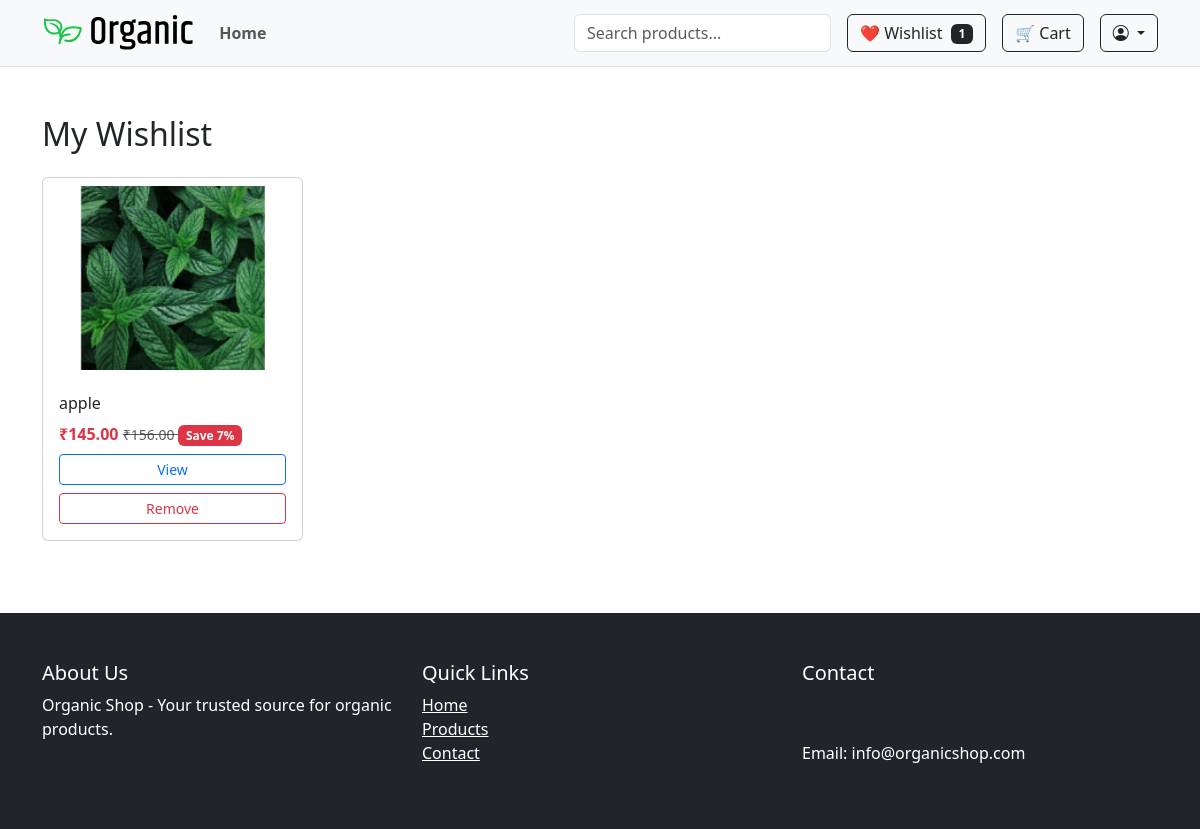
Page /accounts/wishlist/ (signed in) on the earlier database version.
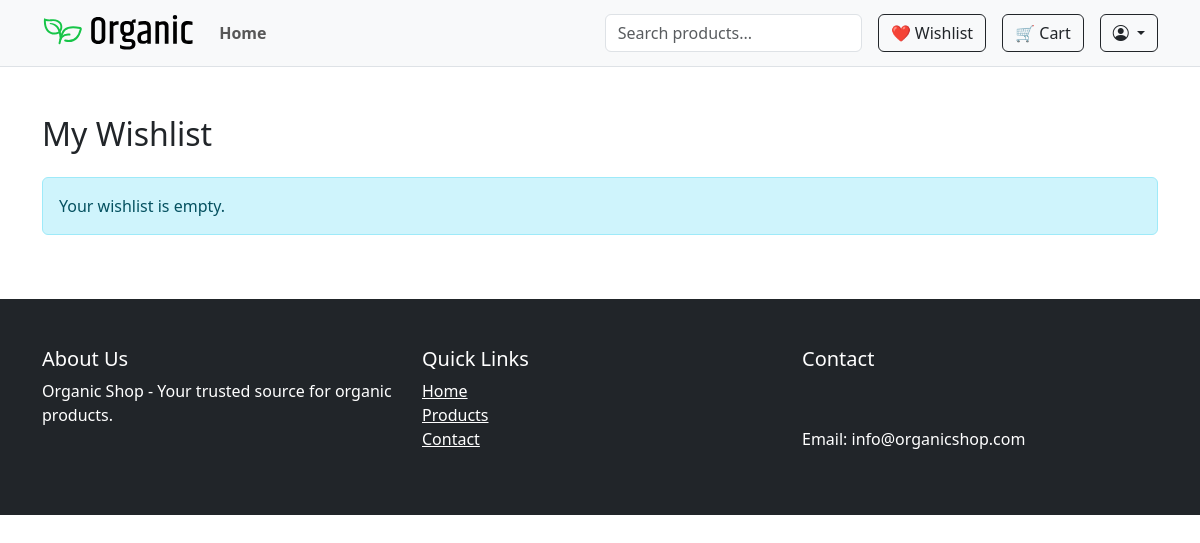
Same page on the later database version.
### accounts/models.py (models this page shows, shortened)
class Wishlist(models.Model):
    user = models.ForeignKey(User, on_delete=models.CASCADE)
    product = models.ForeignKey(Product, on_delete=models.CASCADE)
    variant = models.ForeignKey(ProductVariant, null=True, blank=True, on_delete=models.CASCADE)
    added_at = models.DateTimeField(auto_now_add=True)
    class Meta:
        unique_together = ('user', 'product', 'variant')  # Prevent duplicates
    @property
    def display_price(self):
        if self.variant:
            return self.variant.discount_price or self.variant.price
        return self.product.discount_price or self.product.price
    @property
    def original_price(self):
        if self.variant:
            return self.variant.price
        return self.product.price
    @property
    def has_discount(self):
        if self.variant:
            return bool(self.variant.discount_price)
        return bool(self.product.discount_price)
    @property
    def discount_percentage(self):
        if self.variant and self.variant.discount_price:
            return int(100 - (self.variant.discount_price / self.variant.price * 100))
        elif self.product and self.product.discount_price:
            return int(100 - (self.product.discount_price / self.product.price * 100))
        return 0

### shop/models.py (models this page shows, shortened)
class Product(models.Model):
    category = models.ForeignKey(Category, on_delete=models.CASCADE, related_name='products')
    name = models.CharField(max_length=255)
    slug = models.SlugField(unique=True)
    description = models.TextField()
    price = models.DecimalField(max_digits=10, decimal_places=2)
    discount_price = models.DecimalField(max_digits=10, decimal_places=2, null=True, blank=True)
    image = models.ImageField(upload_to='products/')
    is_featured = models.BooleanField(default=False)
    sold_count = models.PositiveIntegerField(default=0)
    created_at = models.DateTimeField(auto_now_add=True)
    views = models.PositiveIntegerField(default=0)
    available = models.BooleanField(default=True)
    stock = models.PositiveIntegerField(default=0)

class ProductVariant(models.Model):
    product = models.ForeignKey(Product, on_delete=models.CASCADE, related_name='variants')
    values = models.ManyToManyField(VariantValue)
    price = models.DecimalField(max_digits=10, decimal_places=2)
    discount_price = models.DecimalField(max_digits=10, decimal_places=2, null=True, blank=True)
    stock = models.IntegerField()
    sku = models.CharField(max_length=50, unique=True, blank=True)
    image = models.ImageField(upload_to='variants/', null=True, blank=True)
    sold_count = models.IntegerField(default=0)

### accounts/views.py (the view)
# urls.py: path('wishlist/', views.wishlist_view, name='wishlist'),
@login_required
def wishlist_view(request):
    wishlist_items = Wishlist.objects.filter(user=request.user).select_related('product')
    wishlist_count = wishlist_items.count()
    return render(request, 'accounts/wishlist.html', {
        'wishlist_items': wishlist_items,
        'wishlist_count': wishlist_count
        })

### accounts/templates/accounts/wishlist.html (shortened to what this page needs)
{% extends 'shop/base.html' %}
{% load static %}
{% block content %}
<div class="container py-5">
    <h2 class="mb-4">My Wishlist</h2>
    {% if wishlist_items %}
        <div class="row">
            {% for item in wishlist_items %}
                <div class="col-6 col-md-3 mb-4">
                    <div class="card h-100">
                        <img src="{{ item.product.image.url }}" class="card-img-top p-2" alt="{{ item.product.name }}" style="height: 200px; object-fit: contain;">
                        <div class="card-body">
                            <h6 class="card-title">{{ item.product.name|truncatechars:40 }}</h6>
                            <div class="price mb-2">
                                {% if item.has_discount %}
                                    <span class="text-danger fw-bold">₹{{ item.display_price }}</span>
                                    <small class="text-muted text-decoration-line-through">
                                        ₹{{ item.original_price }}
                                    </small>
                                    <span class="badge bg-danger">
                                        Save {{ item.discount_percentage }}%
                                    </span>
                                {% else %}
                                    ₹{{ item.display_price }}
                                {% endif %}
                            </div>
                            <a href="{% url 'shop:product_detail' item.product.slug %}" class="btn btn-outline-primary btn-sm w-100 mb-2">
                                View
                            </a>
                            <form action="{% url 'accounts:remove_from_wishlist' item.product.id %}" method="post">
                                <button type="submit" class="btn btn-outline-danger btn-sm w-100">
                                    Remove
                                </button>
                            </form>
                        </div>
                    </div>
                </div>
            {% endfor %}
        </div>
    {% else %}
        <div class="alert alert-info">Your wishlist is empty.</div>
    {% endif %}
</div>
{% endblock %}

Differences in the rows shown:
removed Wishlist: product.image (picture), product.name "apple", display_price "145.00", original_price "156.00", discount_percentage "7"
Other differences:
{{ wishlist_count }}: "1" → (not shown)
text now shown: "Your wishlist is empty."
